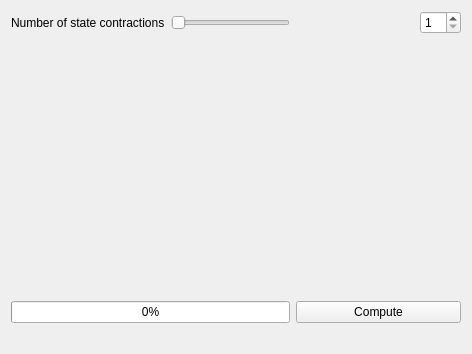
<ui version="4.0" >
 <class>RepeatedStateContractionsWidget</class>
 <widget class="QWidget" name="RepeatedStateContractionsWidget" >
  <property name="geometry" >
   <rect>
    <x>0</x>
    <y>0</y>
    <width>472</width>
    <height>354</height>
   </rect>
  </property>
  <property name="windowTitle" >
   <string>Form</string>
  </property>
  <layout class="QGridLayout" >
   <item row="0" column="0" >
    <widget class="QLabel" name="label" >
     <property name="text" >
      <string>Number of state contractions</string>
     </property>
    </widget>
   </item>
   <item row="0" column="2" >
    <spacer>
     <property name="orientation" >
      <enum>Qt::Horizontal</enum>
     </property>
     <property name="sizeHint" >
      <size>
       <width>40</width>
       <height>20</height>
      </size>
     </property>
    </spacer>
   </item>
   <item row="0" column="3" >
    <widget class="QSpinBox" name="numContractions" >
     <property name="minimum" >
      <number>1</number>
     </property>
    </widget>
   </item>
   <item row="2" column="0" colspan="3" >
    <spacer>
     <property name="orientation" >
      <enum>Qt::Vertical</enum>
     </property>
     <property name="sizeHint" >
      <size>
       <width>131</width>
       <height>91</height>
      </size>
     </property>
    </spacer>
   </item>
   <item row="3" column="0" colspan="2" >
    <widget class="QProgressBar" name="progressBar" >
     <property name="value" >
      <number>0</number>
     </property>
    </widget>
   </item>
   <item row="3" column="2" colspan="2" >
    <widget class="QPushButton" name="computeButton" >
     <property name="text" >
      <string>Compute</string>
     </property>
    </widget>
   </item>
   <item row="4" column="0" colspan="2" >
    <widget class="QLabel" name="progressLabel" >
     <property name="text" >
      <string/>
     </property>
    </widget>
   </item>
   <item row="0" column="1" >
    <widget class="QSlider" name="sliderContractions" >
     <property name="orientation" >
      <enum>Qt::Horizontal</enum>
     </property>
    </widget>
   </item>
  </layout>
 </widget>
 <resources/>
 <connections>
  <connection>
   <sender>sliderContractions</sender>
   <signal>valueChanged(int)</signal>
   <receiver>numContractions</receiver>
   <slot>setValue(int)</slot>
   <hints>
    <hint type="sourcelabel" >
     <x>268</x>
     <y>23</y>
    </hint>
    <hint type="destinationlabel" >
     <x>432</x>
     <y>32</y>
    </hint>
   </hints>
  </connection>
  <connection>
   <sender>numContractions</sender>
   <signal>valueChanged(int)</signal>
   <receiver>sliderContractions</receiver>
   <slot>setValue(int)</slot>
   <hints>
    <hint type="sourcelabel" >
     <x>421</x>
     <y>15</y>
    </hint>
    <hint type="destinationlabel" >
     <x>279</x>
     <y>18</y>
    </hint>
   </hints>
  </connection>
 </connections>
</ui>
